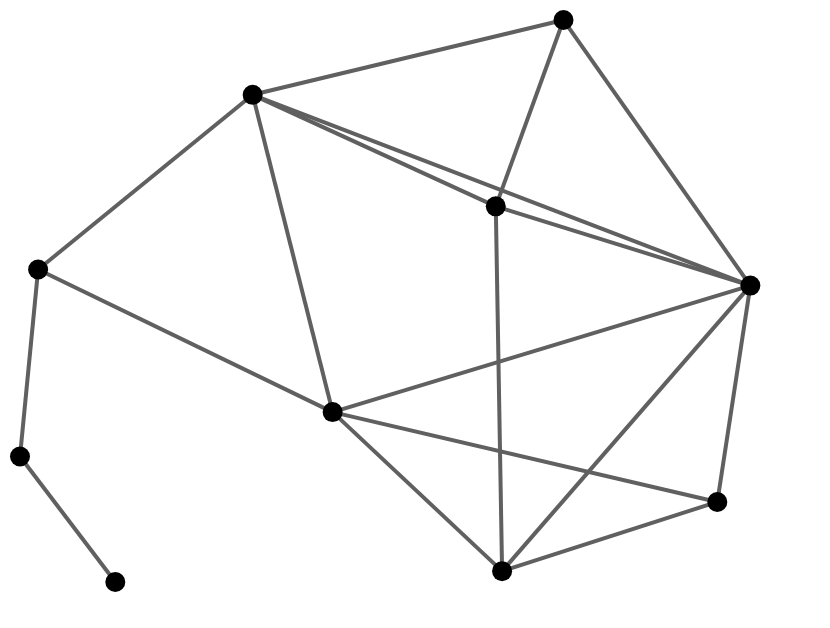

Source (notebook cell):
### Code cell
G = nx.krackhardt_kite_graph()

chart = alph(G)

chart.configure_view(strokeWidth=0).properties(width=400, height=300)

### Figure 1 — Vega-Lite specification as saved in the notebook (floating-point values rounded to 4 significant figures)
{"$schema": "https://vega.github.io/schema/vega-lite/v4.17.0.json", "config": {"view": {"continuousHeight": 300, "continuousWidth": 400, "strokeWidth": 0}}, "datasets": {"data-3b7157368d1343f4a5a43a2078edf952": [{"edge": 0, "pair": [0, 1], "source": 0, "target": 1, "x": 482.1, "y": 46.85}, {"edge": 0, "pair": [0, 1], "source": 0, "target": 1, "x": 475.8, "y": 411.7}, {"edge": 1, "pair": [0, 2], "source": 0, "target": 2, "x": 482.1, "y": 46.85}, {"edge": 1, "pair": [0, 2], "source": 0, "target": 2, "x": 697.3, "y": 116.0}, {"edge": 2, "pair": [0, 3], "source": 0, "target": 3, "x": 482.1, "y": 46.85}, {"edge": 2, "pair": [0, 3], "source": 0, "target": 3, "x": 730.4, "y": 332.4}, {"edge": 3, "pair": [0, 5], "source": 0, "target": 5, "x": 482.1, "y": 46.85}, {"edge": 3, "pair": [0, 5], "source": 0, "target": 5, "x": 312.7, "y": 205.9}, {"edge": 4, "pair": [1, 3], "source": 1, "target": 3, "x": 475.8, "y": 411.7}, {"edge": 4, "pair": [1, 3], "source": 1, "target": 3, "x": 730.4, "y": 332.4}, {"edge": 5, "pair": [1, 4], "source": 1, "target": 4, "x": 475.8, "y": 411.7}, {"edge": 5, "pair": [1, 4], "source": 1, "target": 4, "x": 543.5, "y": 598.0}, {"edge": 6, "pair": [1, 6], "source": 1, "target": 6, "x": 475.8, "y": 411.7}, {"edge": 6, "pair": [1, 6], "source": 1, "target": 6, "x": 232.7, "y": 523.2}, {"edge": 7, "pair": [2, 3], "source": 2, "target": 3, "x": 697.3, "y": 116.0}, {"edge": 7, "pair": [2, 3], "source": 2, "target": 3, "x": 730.4, "y": 332.4}, {"edge": 8, "pair": [2, 5], "source": 2, "target": 5, "x": 697.3, "y": 116.0}, {"edge": 8, "pair": [2, 5], "source": 2, "target": 5, "x": 312.7, "y": 205.9}, {"edge": 9, "pair": [3, 4], "source": 3, "target": 4, "x": 730.4, "y": 332.4}, {"edge": 9, "pair": [3, 4], "source": 3, "target": 4, "x": 543.5, "y": 598.0}, {"edge": 10, "pair": [3, 5], "source": 3, "target": 5, "x": 730.4, "y": 332.4}, {"edge": 10, "pair": [3, 5], "source": 3, "target": 5, "x": 312.7, "y": 205.9}, {"edge": 11, "pair": [3, 6], "source": 3, "target": 6, "x": 730.4, "y": 332.4}, {"edge": 11, "pair": [3, 6], "source": 3, "target": 6, "x": 232.7, "y": 523.2}, {"edge": 12, "pair": [4, 6], "source": 4, "target": 6, "x": 543.5, "y": 598.0}, {"edge": 12, "pair": [4, 6], "source": 4, "target": 6, "x": 232.7, "y": 523.2}, {"edge": 13, "pair": [5, 6], "source": 5, "target": 6, "x": 312.7, "y": 205.9}, {"edge": 13, "pair": [5, 6], "source": 5, "target": 6, "x": 232.7, "y": 523.2}, {"edge": 14, "pair": [5, 7], "source": 5, "target": 7, "x": 312.7, "y": 205.9}, {"edge": 14, "pair": [5, 7], "source": 5, "target": 7, "x": 18.12, "y": 348.5}, {"edge": 15, "pair": [6, 7], "source": 6, "target": 7, "x": 232.7, "y": 523.2}, {"edge": 15, "pair": [6, 7], "source": 6, "target": 7, "x": 18.12, "y": 348.5}, {"edge": 16, "pair": [7, 8], "source": 7, "target": 8, "x": 18.12, "y": 348.5}, {"edge": 16, "pair": [7, 8], "source": 7, "target": 8, "x": 0, "y": 161.5}, {"edge": 17, "pair": [8, 9], "source": 8, "target": 9, "x": 0, "y": 161.5}, {"edge": 17, "pair": [8, 9], "source": 8, "target": 9, "x": 95.31, "y": 35.95}], "data-fe19525cae7b270736552237294307d2": [{"__node_r": 5, "__node_size": 100, "x": 482.1, "y": 46.85}, {"__node_r": 5, "__node_size": 100, "x": 475.8, "y": 411.7}, {"__node_r": 5, "__node_size": 100, "x": 697.3, "y": 116.0}, {"__node_r": 5, "__node_size": 100, "x": 730.4, "y": 332.4}, {"__node_r": 5, "__node_size": 100, "x": 543.5, "y": 598.0}, {"__node_r": 5, "__node_size": 100, "x": 312.7, "y": 205.9}, {"__node_r": 5, "__node_size": 100, "x": 232.7, "y": 523.2}, {"__node_r": 5, "__node_size": 100, "x": 18.12, "y": 348.5}, {"__node_r": 5, "__node_size": 100, "x": 0, "y": 161.5}, {"__node_r": 5, "__node_size": 100, "x": 95.31, "y": 35.95}]}, "height": 300, "layer": [{"data": {"name": "data-3b7157368d1343f4a5a43a2078edf952"}, "encoding": {"color": {"value": "#606060"}, "detail": {"field": "edge", "type": "quantitative"}, "opacity": {"value": 1}, "strokeWidth": {"value": 2}, "x": {"axis": {"domain": false, "grid": false, "labels": false, "ticks": false, "title": ""}, "field": "x", "type": "quantitative"}, "y": {"axis": {"domain": false, "grid": false, "labels": false, "ticks": false, "title": ""}, "field": "y", "type": "quantitative"}}, "mark": "line"}, {"data": {"name": "data-fe19525cae7b270736552237294307d2"}, "encoding": {"fill": {"value": "#000"}, "opacity": {"value": 1}, "size": {"value": 100}, "stroke": {"value": "#565656"}, "strokeWidth": {"value": 0}, "tooltip": [], "x": {"axis": {"domain": false, "grid": false, "labels": false, "ticks": false, "title": ""}, "field": "x", "type": "quantitative"}, "y": {"axis": {"domain": false, "grid": false, "labels": false, "ticks": false, "title": ""}, "field": "y", "type": "quantitative"}}, "mark": "circle"}], "resolve": {"scale": {"color": "independent", "fill": "independent", "opacity": "independent", "size": "independent", "strokeWidth": "independent"}}, "width": 400}
